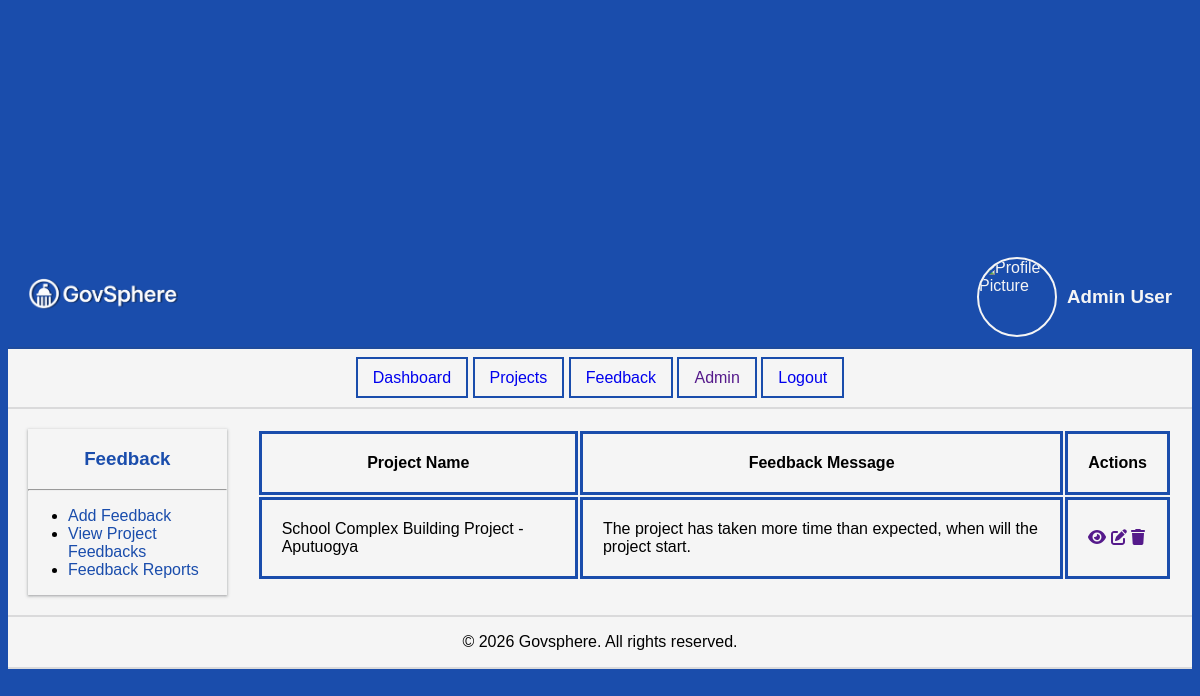
The app's page /feedback/, older data.
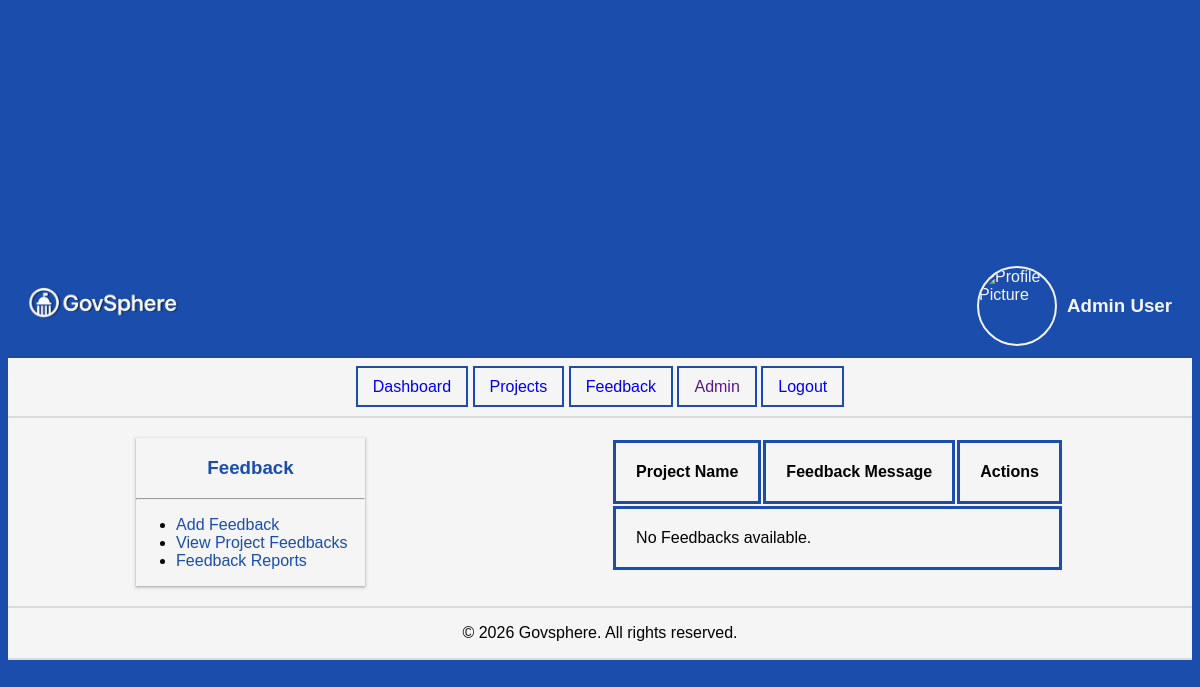
The same page, newer data.
### feedback/models.py (models this page shows, shortened)
class Feedback(models.Model):
    PRIORITY_CHOICES = (
        ('low', 'Low'),
        ('medium', 'Medium'),
        ('high', 'High'),
        ('urgent', 'Urgent'),
    )
    FEEDBACK_TYPE_CHOICES = (
        ('complaint', 'Compliant'),
        ('suggestion', 'Suggestion'),
        ('question', 'Question'),
        ('appreciation', 'Appreciation'),
        ('issue_report', 'Issue Report')
    )
    STATUS_CHOICES = (
        ('submitted', 'Submitted'),
        ('under_review', 'Under Review'),
        ('resolved','Resolved'),
        ('rejected', 'Rejected')
    )
    RATING =(
        ('1', 'Poor'),
        ('2', 'Good'),
        ('3', 'Average'),
        ('4', 'Very Good'),
        ('5', 'Excellent')
    )
    project = models.ForeignKey(Project, on_delete=models.CASCADE)
    priority = models.CharField(max_length=20, choices= PRIORITY_CHOICES, default='low')
    user = models.ForeignKey(settings.AUTH_USER_MODEL, on_delete=models.CASCADE)
    message = models.TextField()
    feedback_type = models.CharField(max_length=20, choices= FEEDBACK_TYPE_CHOICES, default='compliant')
    status= models.CharField(max_length=20, choices= STATUS_CHOICES, default= 'submitted')
    admin_reponse = models.TextField(blank=True)
    project_rating= models.CharField(max_length=30, choices=RATING , default='3')
    contractor_rating = models.CharField(max_length=30, choices= RATING, default='3')
    responded_at = models.DateTimeField(auto_now_add=True, blank=True, null=True)
    created_at = models.DateTimeField(auto_now_add=True)
    is_anonymous = models.BooleanField(default=False)
    updated_at = models.DateTimeField(auto_now_add=True)

### projects/models.py (models this page shows, shortened)
class Project(models.Model):
    STATUS_CHOICES = (
        ('proposed', 'Pending Approval'),
        ('in_progress', 'In Progress'),
        ('completed', 'Completed'),
    )
    title = models.CharField(max_length=300)
    description = models.TextField()
    budget = models.DecimalField(max_digits=10, decimal_places=2)
    status = models.CharField(max_length=20, choices=STATUS_CHOICES, default='proposed')
    location = models.CharField(max_length=200)
    created_at = models.DateTimeField(auto_now_add=True)
    created_by = models.ForeignKey(settings.AUTH_USER_MODEL, on_delete=models.CASCADE)

### feedback/views.py (the view)
# urls.py: path("", views.feedback_list, name="feedback"),
def feedback_list(request):
    all_feedback = Feedback.objects.all()
    paginator = Paginator(all_feedback, 10)
    page_number = request.GET.get('page', 1)
    page_number = int(page_number)
    if page_number < 1:
        page_number = 1
    elif page_number > paginator.num_pages:
        page_number = paginator.num_pages
    page = paginator.page(page_number)
    data = {
        'feedback_list': page.object_list,
        'page': page,
    }
    return render(request, 'feedback/feedback_list.html', data)

### templates/feedback/feedback_list.html (shortened to what this page needs)
{% extends "projects/project_list.html" %}
{% block main_nav %}
    <div class="projects-nav">
        <h3>Feedback</h3><hr>
        <ul>
            <li>
                <a href="">Add Feedback</a>
            </li>
            <li>
                <a href="">View Project Feedbacks</a>
            </li>
            <li>
                <a href="">Feedback Reports</a>
            </li>
        </ul>
    </div>
{% endblock main_nav %}
{% block projects_main %}
    <div class="is-project-list">
            <table>
                <tr>
                    <th>Project Name</th>
                    <th>Feedback Message</th>
                    <th>Actions</th>
                </tr>
                {% for feedback in feedback_list %}
                <tr>
                    <td>{{ feedback.project.title }}</td>
                    <td>{{ feedback.message }}</td>
                    <td>
                        <a href=""><i class="fa-solid fa-eye"></i></a>
                        <a href=""><i class="fa-solid fa-pen-to-square"></i></a>
                        <a href=""><i class="fa-solid fa-trash"></i></a>
                    </td>
                </tr>
                {% empty %}
                <tr>
                    <td colspan="3">No Feedbacks available.</td>
                </tr>
                {% endfor %}
            </table>
        </div>
{% endblock projects_main %}

### templates/projects/project_list.html (shortened to what this page needs)
{% extends "defaults/base.html" %}
{% block content %}
<div class="main-container">
    {% block main_nav %}{% endblock main_nav %}
    {% block projects_main %}{% endblock projects_main %}
</div>
{% endblock content %}

### templates/defaults/base.html (shortened to what this page needs)
<!DOCTYPE html>
<html lang="en">
<head>
    <link rel="stylesheet" href="https://cdnjs.cloudflare.com/ajax/libs/font-awesome/6.5.1/css/all.min.css"
 />
</head>
<body>
    {%include "defaults/nav.html"%}
    <main>
        {%block content%}
        {%endblock content%}
    </main>
    {% include "defaults/footer.html" %}
</body>
</html>

### templates/defaults/nav.html (shortened to what this page needs)
{% load static %}
{% block header %}
<header>
    <div class="logo-container-header">
        <div class="logo-container">
            <img src="{%static 'images/govsphere.png'%}" alt="Govsphere Logo">
        </div>
        <div class="profile-container">
            <div>
                <img src="https://png.pngtree.com/png-vector/20231019/ourmid/pngtree-user-profile-avatar-png-image_10211471.png" alt="Profile Picture">
                <div>
                    <h3>Admin User</h3>
                </div>
            </div>
        </div>
    </div>
    <div class="nav-container">
        <nav>
           <a href="{% url 'dashboard' %}">Dashboard</a>
           <a href="{% url 'project_list' %}">Projects</a>
           <a href="{% url 'feedback' %}">Feedback</a>
           <a href="">Admin</a>
           <a href="{% url 'logout' %}">Logout</a>
        </nav>
    </div>
</header>
{% endblock header %}

### templates/defaults/footer.html
<footer style="display:flex; justify-content: center;align-items: center;">
    <div>
            <p>&copy; 2026 Govsphere. All rights reserved.</p>
    </div>
</footer>

### templates/defaults/base.html (style rules this page uses)
*, *::before, *::after { box-sizing: border-box; }
body { font-family: Arial, sans-serif; background-color: #1a4dac; display: flex; flex-direction: column; justify-content: center; align-items: center; height: 100vh; }
.main-container { display: flex; gap: 30px; justify-content: space-around; padding: 20px; }
.projects-nav { width: 20%; box-shadow: rgba(60, 64, 67, 0.3) 0px 1px 2px 0px, rgba(60, 64, 67, 0.15) 0px 1px 3px 1px; }
.projects-nav h3 { text-align: center; color:#1a4dac; }
.projects-nav ul { height: 100%; }
.projects-nav a { text-decoration: none; color: #1a4dac; }
main, header, footer { width: 100%; background-color: whitesmoke; border-bottom: 2px solid rgba(60, 64, 67, 0.15); }
header { margin-top:100px ; }
td, th { border: 3px solid #1a4dac; padding: 20px; }

### templates/defaults/nav.html (style rules this page uses)
.logo-container-header { display: flex; justify-content: space-between; align-items: center; padding: 10px 20px; width: 100%; color:whitesmoke; background-color: #1a4dac; border-bottom: 2px solid rgba(60, 64, 67, 0.15); }
.logo-container img { height: 50px; }
.profile-container > div { display: flex; align-items: center; gap: 10px; }
.profile-container img { height: 80px; width: 80px; border:2px solid whitesmoke; border-radius: 50%; box-sizing: border-box; }
nav a { border: 2px solid #1a4dac; padding: 10px 15px; text-decoration: none; }
.nav-container { display: flex; justify-content: center; align-items: center; padding: 20px; }

Row changes from the older to the newer data that the page shows:
removed Feedback: project "School Complex Building Project - Aputuogya", message "The project has taken more time than expected, when will the project start."
Text that changed along with them:
text now shown: "No Feedbacks available."
